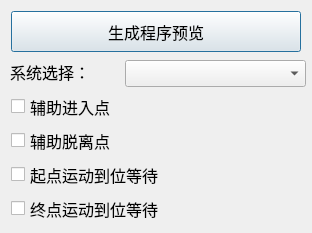
<?xml version="1.0" encoding="UTF-8"?>
<ui version="4.0">
 <class>ProgramPreivwSetupDlg</class>
 <widget class="QDialog" name="ProgramPreivwSetupDlg">
  <property name="geometry">
   <rect>
    <x>0</x>
    <y>0</y>
    <width>312</width>
    <height>233</height>
   </rect>
  </property>
  <property name="font">
   <font>
    <family>Arial</family>
    <pointsize>12</pointsize>
   </font>
  </property>
  <property name="windowTitle">
   <string>程序预览配置</string>
  </property>
  <widget class="QPushButton" name="GenerateProgramPreview">
   <property name="geometry">
    <rect>
     <x>11</x>
     <y>11</y>
     <width>290</width>
     <height>41</height>
    </rect>
   </property>
   <property name="text">
    <string>生成程序预览</string>
   </property>
  </widget>
  <widget class="QLabel" name="label">
   <property name="geometry">
    <rect>
     <x>10</x>
     <y>60</y>
     <width>100</width>
     <height>23</height>
    </rect>
   </property>
   <property name="text">
    <string>系统选择：</string>
   </property>
  </widget>
  <widget class="QCheckBox" name="ReadyInPoint">
   <property name="geometry">
    <rect>
     <x>11</x>
     <y>93</y>
     <width>127</width>
     <height>27</height>
    </rect>
   </property>
   <property name="text">
    <string>辅助进入点</string>
   </property>
  </widget>
  <widget class="QCheckBox" name="ReadyOutPoint">
   <property name="geometry">
    <rect>
     <x>11</x>
     <y>127</y>
     <width>127</width>
     <height>27</height>
    </rect>
   </property>
   <property name="text">
    <string>辅助脱离点</string>
   </property>
  </widget>
  <widget class="QCheckBox" name="BeginInPlace">
   <property name="geometry">
    <rect>
     <x>11</x>
     <y>161</y>
     <width>191</width>
     <height>27</height>
    </rect>
   </property>
   <property name="text">
    <string>起点运动到位等待</string>
   </property>
  </widget>
  <widget class="QCheckBox" name="EndInPlace">
   <property name="geometry">
    <rect>
     <x>11</x>
     <y>195</y>
     <width>181</width>
     <height>27</height>
    </rect>
   </property>
   <property name="text">
    <string>终点运动到位等待</string>
   </property>
  </widget>
  <widget class="QComboBox" name="ContronSystemList">
   <property name="geometry">
    <rect>
     <x>125</x>
     <y>60</y>
     <width>181</width>
     <height>27</height>
    </rect>
   </property>
  </widget>
 </widget>
 <resources/>
 <connections/>
</ui>
